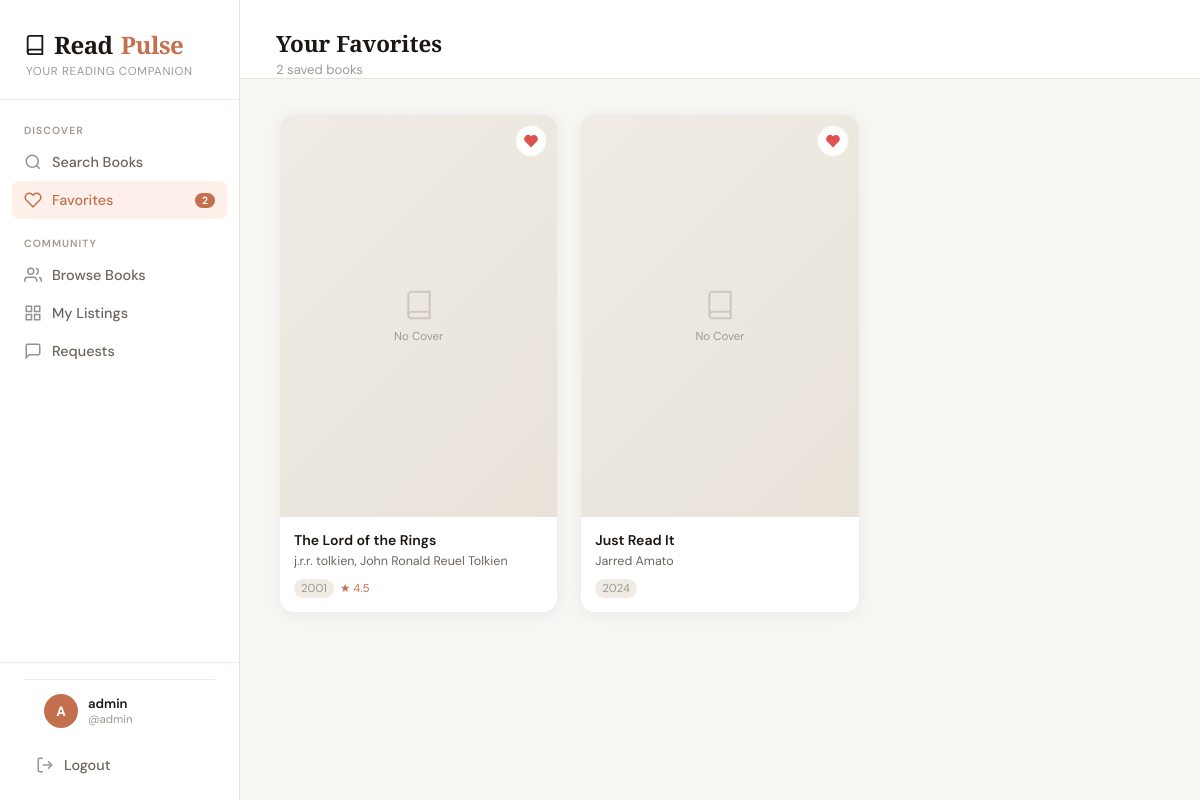
The page /favorites/ (signed in) on the database its author committed.
### books/models.py (models this page shows, shortened)
class FavoriteBook(models.Model):
    user = models.ForeignKey(User, on_delete=models.CASCADE, related_name='favorites', null=True, blank=True)
    google_books_id = models.CharField(max_length=100)
    title = models.CharField(max_length=500)
    authors = models.CharField(max_length=500, blank=True, default='')
    description = models.TextField(blank=True, default='')
    thumbnail = models.TextField(blank=True, default='')
    published_date = models.CharField(max_length=50, blank=True, default='')
    page_count = models.IntegerField(null=True, blank=True)
    categories = models.CharField(max_length=500, blank=True, default='')
    average_rating = models.FloatField(null=True, blank=True)
    created_at = models.DateTimeField(auto_now_add=True)
    class Meta:
        ordering = ['-created_at']
        unique_together = ('user', 'google_books_id')

### books/views.py (the view)
# urls.py: path('favorites/', views.favorites_page, name='favorites'),
@login_required
def favorites_page(request):
    favorites = FavoriteBook.objects.filter(user=request.user)
    return render(request, 'books/favorites.html', {
        'favorites': favorites,
        'fav_count': favorites.count(),
    })

### templates/books/favorites.html (shortened to what this page needs)
{% extends "books/base.html" %}
{% load static %}
{% block content %}
<div class="topbar">
  <div>
    <div class="topbar-title">Your Favorites</div>
    <div class="topbar-subtitle">
      <span id="fav-count">{{ favorites|length }}</span> saved book{{ favorites|length|pluralize }}
    </div>
  </div>
</div>
<div class="page-content">
  <div id="fav-area">
    {% if favorites %}
    <div class="fav-grid" id="fav-grid">
      {% for book in favorites %}
      <div class="fav-card" data-id="{{ book.google_books_id }}">
        <button class="remove-btn" data-id="{{ book.google_books_id }}" aria-label="Remove from favorites" title="Remove">
          <svg viewBox="0 0 24 24" fill="none" stroke="currentColor" stroke-width="2.5" stroke-linecap="round">
            <path d="M20.84 4.61a5.5 5.5 0 0 0-7.78 0L12 5.67l-1.06-1.06a5.5 5.5 0 0 0-7.78 7.78l1.06 1.06L12 21.23l7.78-7.78 1.06-1.06a5.5 5.5 0 0 0 0-7.78z"
              fill="#e05252" stroke="#e05252"/>
          </svg>
        </button>
        <a href="/books/{{ book.google_books_id }}/" class="book-card-link" aria-label="View details for {{ book.title }}">
          <div class="book-cover">
          </div>
          <div class="book-info">
            <div class="book-title">{{ book.title }}</div>
            {% if book.authors %}
            <div class="book-author">{{ book.authors }}</div>
            {% endif %}
            <div class="book-meta">
              {% if book.published_date %}
              <span class="book-year">{{ book.published_date|slice:":4" }}</span>
              {% endif %}
              {% if book.average_rating %}
              <span class="book-rating">★ {{ book.average_rating }}</span>
              {% endif %}
            </div>
          </div>
        </a>
      </div>
      {% endfor %}
    </div>
    {% else %}
    <div class="status-msg">
      <span class="status-icon">🤍</span>
      <p>Your favorites list is empty.</p>
      <p class="status-hint"><a href="/" style="color:var(--accent)">Search for books</a> and tap the heart to save them here.</p>
    </div>
    {% endif %}
  </div>
</div>
{% endblock %}

### templates/books/base.html (shortened to what this page needs)
{% load static %}
<!DOCTYPE html>
<html lang="en">
<head>
  <link rel="stylesheet" href="{% static 'css/main.css' %}">
</head>
<body>
<aside class="sidebar">
  <div class="sidebar-logo">
    <a href="/" class="logo-mark">
      <svg width="22" height="22" viewBox="0 0 24 24" fill="none" stroke="currentColor" stroke-width="2">
        <path d="M4 19.5A2.5 2.5 0 0 1 6.5 17H20"/>
        <path d="M6.5 2H20v20H6.5A2.5 2.5 0 0 1 4 19.5v-15A2.5 2.5 0 0 1 6.5 2z"/>
      </svg>
      Read<span>Pulse</span>
    </a>
    <div class="logo-sub">Your reading companion</div>
  </div>
  <nav class="sidebar-nav">
    <div class="nav-label">Discover</div>
    <a href="/" class="nav-item {% if request.resolver_match.url_name == 'search' %}active{% endif %}">
      <svg class="nav-icon" viewBox="0 0 24 24" fill="none" stroke="currentColor" stroke-width="2">
        <circle cx="11" cy="11" r="8"/><path d="m21 21-4.35-4.35"/>
      </svg>
      Search Books
    </a>
    <a href="/favorites/" class="nav-item {% if request.resolver_match.url_name == 'favorites' %}active{% endif %}">
      <svg class="nav-icon" viewBox="0 0 24 24" fill="none" stroke="currentColor" stroke-width="2">
        <path d="M20.84 4.61a5.5 5.5 0 0 0-7.78 0L12 5.67l-1.06-1.06a5.5 5.5 0 0 0-7.78 7.78l1.06 1.06L12 21.23l7.78-7.78 1.06-1.06a5.5 5.5 0 0 0 0-7.78z"/>
      </svg>
      Favorites
      {% if fav_count %}
      <span class="fav-badge">{{ fav_count }}</span>
      {% endif %}
    </a>
    <div class="nav-label" style="margin-top:18px;">Community</div>
    <a href="/community/" class="nav-item {% if request.resolver_match.url_name == 'community' %}active{% endif %}">
      <svg class="nav-icon" viewBox="0 0 24 24" fill="none" stroke="currentColor" stroke-width="2">
        <path d="M17 21v-2a4 4 0 0 0-4-4H5a4 4 0 0 0-4 4v2"/>
        <circle cx="9" cy="7" r="4"/>
        <path d="M23 21v-2a4 4 0 0 0-3-3.87"/>
        <path d="M16 3.13a4 4 0 0 1 0 7.75"/>
      </svg>
      Browse Books
    </a>
    <a href="/my-listings/" class="nav-item {% if request.resolver_match.url_name == 'my_listings' %}active{% endif %}">
      <svg class="nav-icon" viewBox="0 0 24 24" fill="none" stroke="currentColor" stroke-width="2">
        <rect x="3" y="3" width="7" height="7"/><rect x="14" y="3" width="7" height="7"/>
        <rect x="14" y="14" width="7" height="7"/><rect x="3" y="14" width="7" height="7"/>
      </svg>
      My Listings
    </a>
    <a href="/requests/" class="nav-item {% if request.resolver_match.url_name == 'requests' %}active{% endif %}">
      <svg class="nav-icon" viewBox="0 0 24 24" fill="none" stroke="currentColor" stroke-width="2">
        <path d="M21 15a2 2 0 0 1-2 2H7l-4 4V5a2 2 0 0 1 2-2h14a2 2 0 0 1 2 2z"/>
      </svg>
      Requests
    </a>
  </nav>
  <div class="sidebar-footer">
    {% if user.is_authenticated %}
      <div class="sidebar-user">
        <div class="sidebar-user-avatar">{{ user.username|slice:":1"|upper }}</div>
        <div class="sidebar-user-info">
          <div class="sidebar-user-name">{{ user.get_full_name|default:user.username }}</div>
          <div class="sidebar-user-sub">@{{ user.username }}</div>
        </div>
      </div>
      <a href="{% url 'account_logout' %}" class="nav-item logout-link">
        <svg class="nav-icon" viewBox="0 0 24 24" fill="none" stroke="currentColor" stroke-width="2">
          <path d="M9 21H5a2 2 0 0 1-2-2V5a2 2 0 0 1 2-2h4"/>
          <polyline points="16 17 21 12 16 7"/>
          <line x1="21" y1="12" x2="9" y2="12"/>
        </svg>
        Logout
      </a>
    {% else %}
      <a href="{% url 'account_login' %}" class="nav-item">Login</a>
    {% endif %}
  </div>
</aside>
<main class="main">
  {% block content %}{% endblock %}
</main>
</body>
</html>

### rows shown on the page
FavoriteBook: title "The Lord of the Rings", authors "j.r.r. tolkien, John Ronald Reuel Tolkien", published_date "2001", average_rating "4.5"
FavoriteBook: title "Just Read It", authors "Jarred Amato", published_date "2024"

### other values the page prints
{{ fav_count }} "2"
{{ user.username|slice:":1"|upper }} "A"
{{ user.get_full_name|default:user.username }} "admin"
{{ user.username }} "admin"
{{ favorites|length }} "2"
